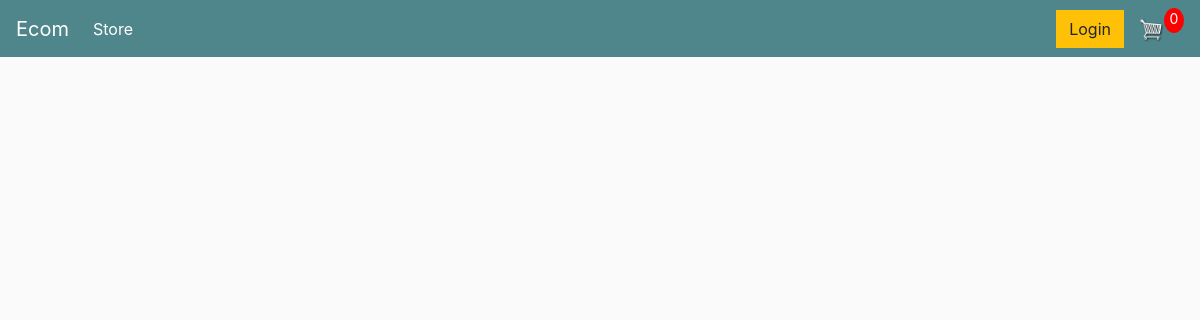
The app's page /, older data.
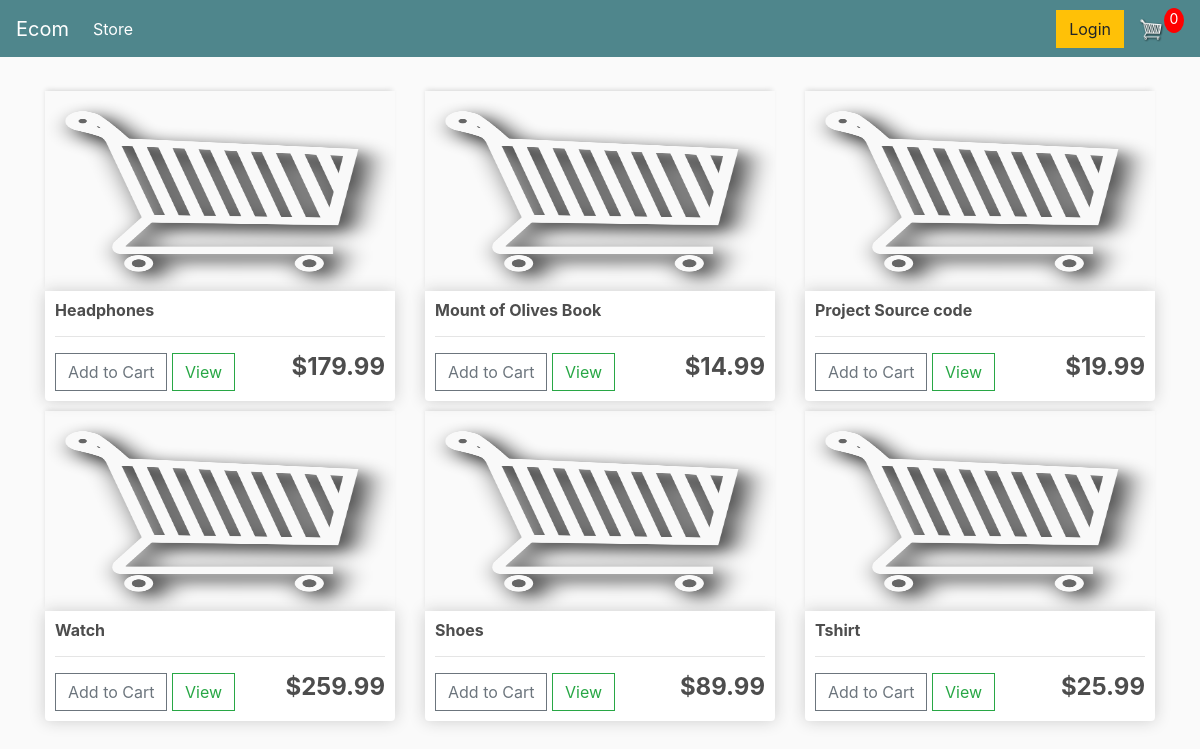
The same page, newer data.
### store/models.py (models this page shows, shortened)
class Product(models.Model):
    name = models.CharField(max_length=200, null=True)
    price = models.FloatField()
    digital = models.BooleanField(default=False, null=True, blank=False)
    image = models.ImageField(null=True, blank=True)

### store/views.py (the view)
# urls.py: path('', include('store.urls')),
def store(request):
     if request.user.is_authenticated:
          customer = request.user.customer
          order, created = Order.objects.get_or_create(customer=customer, complete=False)
          items = order.orderitem_set.all()
          cartItems = order.get_cart_items
     else:
          items = []
          order = {'get_cart_total':0, 'get_cart_items':0, 'shipping':False}
          cartItems = order['get_cart_items']
     products = Product.objects.all()
     context = {'products':products, 'cartItems':cartItems}
     return render(request, 'store/store.html', context)

### store/templates/store/Store.html
{% extends 'store/main.html' %}
{% load static %}
{% block content %}
	<div class="row">
		{% for product in products %}
		<div class="col-lg-4">
			<img class="thumbnail" src="{{product.image.url}}">
			<div class="box-element product">
				<h6><strong>{{product.name}}</strong></h6>
				<hr>
				<button data-product="{{product.id}}" data-action="add" class="btn btn-outline-secondary add-btn update-cart">Add to Cart</button>
				<a class="btn btn-outline-success" href="#">View</a>
				<h4 style="display: inline-block; float: right"><strong>
				${{product.price|floatformat:2}}</strong></h4>
			</div>
		</div>
		{% endfor %}
	</div>
{% endblock content %}

### store/templates/store/Main.html (shortened to what this page needs)
<!DOCTYPE html>
{% load static %}
<html>
<head>
	<link rel="stylesheet" href="https://stackpath.bootstrapcdn.com/bootstrap/4.4.1/css/bootstrap.min.css">
	<link rel="stylesheet" type="text/css" href="{% static 'css/main.css' %}">
</head>
<body>
	<nav class="navbar navbar-expand-lg navbar-dark bg-dark">
	  <a class="navbar-brand" href="{% url 'store' %}">Ecom</a>
	  <div class="collapse navbar-collapse" id="navbarSupportedContent">
	    <ul class="navbar-nav mr-auto">
	      <li class="nav-item active">
	        <a class="nav-link" href="{% url 'store' %}">Store <span class="sr-only">(current)</span></a>
	      </li>
	    </ul>
	    <div class="form-inline my-2 my-lg-0">
	     	<a href="#"class="btn btn-warning">Login</a>
	     	<a href="{% url 'cart' %}">
	    		<img  id="cart-icon" src="{% static 'images/cart.png' %}">
	    	</a>
	    	<p id="cart-total">{{cartItems}}</p>
	    </div>
	  </div>
	</nav>
     <div class="container">
            <br>
            {% block content %}
            {% endblock content %}
         </div>
</body>
</html>

### static/css/main.css (style rules this page uses)
body { background-color: hsl(0, 0%, 98%); }
h1,h2,h3,h4,h5,h6 { color:hsl(0, 0%, 30%); }
.box-element { box-shadow:hsl(0, 0%, 80%) 0 0 16px; background-color: #fff; border-radius: 4px; padding: 10px; }
.thumbnail { width: 100%; height: 200px; -webkit-box-shadow: -1px -3px 5px -2px rgba(214,214,214,1); -moz-box-shadow: -1px -3px 5px -2px rgba(214,214,214,1); box-shadow: -1px -3px 5px -2px rgba(214,214,214,1); }
.product { border-radius: 0 0 4px 4px; }
.bg-dark { background-color: #4f868c!important; }
#cart-icon { width:25px; display: inline-block; margin-left: 15px; }
#cart-total { display: block; text-align: center; color:#fff; background-color: red; width: 20px; height: 25px; border-radius: 50%; font-size: 14px; }
.col-lg-4, .col-lg-6, .col-lg-8, .col-lg-12 { margin-top: 10px; }
.btn { border-radius: 0; }

Row changes from the older to the newer data that the page shows:
added Product: image (picture), name "Headphones", price "179.99"
added Product: image (picture), name "Mount of Olives Book", price "14.99"
added Product: image (picture), name "Project Source code", price "19.99"
added Product: image (picture), name "Watch", price "259.99"
added Product: image (picture), name "Shoes", price "89.99"
added Product: image (picture), name "Tshirt", price "25.99"
